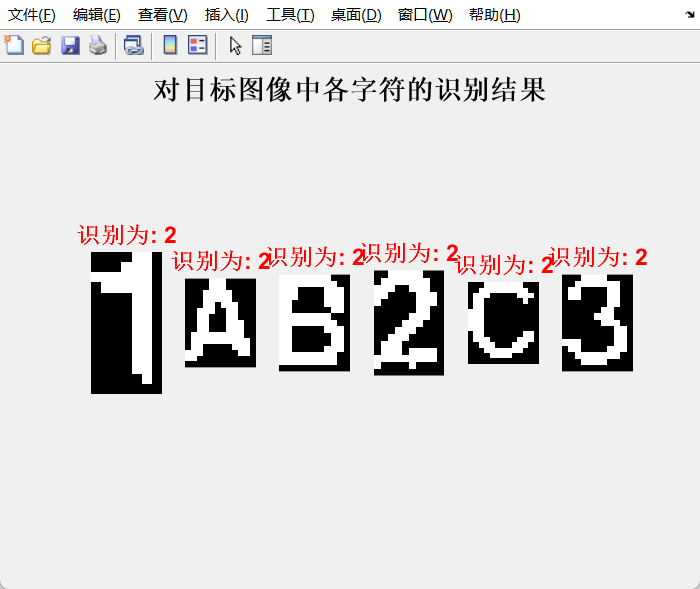
%> input picture projrct/1.1.png, 700 x 589 px
$ octave --eval "result = preprocess_char(rgb2gray(imread('1.1.png')));"   (GNU Octave 9; MATLAB toolbox functions it lacks are replaced by stand-ins)
%> lines starting %> are read from the running program, lines starting %| are printed output that depends on the picture; in (x1, y1, x2, y2) boxes, pixels count from 0 and x2, y2 are one past the last pixel; in counts of white or black regions, pixels touching at a corner belong together; the program's own positions count from 1
% --- preprocess_char.m ---
function standardImage = preprocess_char(inputImage)
% 该函数接收一个任意大小的二值字符图像，
% 将其紧密裁剪后，粘贴到一个标准尺寸的方形画布中央。

    % 1. 紧密裁剪图像 (移除多余的黑边)
    stats = regionprops(inputImage, 'BoundingBox');
%> stats = 255 regions; largest, box (x1, y1, x2, y2): (0, 14, 700, 589), (0, 13, 698, 589), (1, 12, 696, 588), (0, 11, 691, 589), (8, 12, 700, 587)
    if isempty(stats)
        % 如果是空图像，直接返回一个空的标准画布
        standardImage = false(40, 40); % 标准画布尺寸
        return;
    end
    croppedImage = imcrop(inputImage, stats(1).BoundingBox);
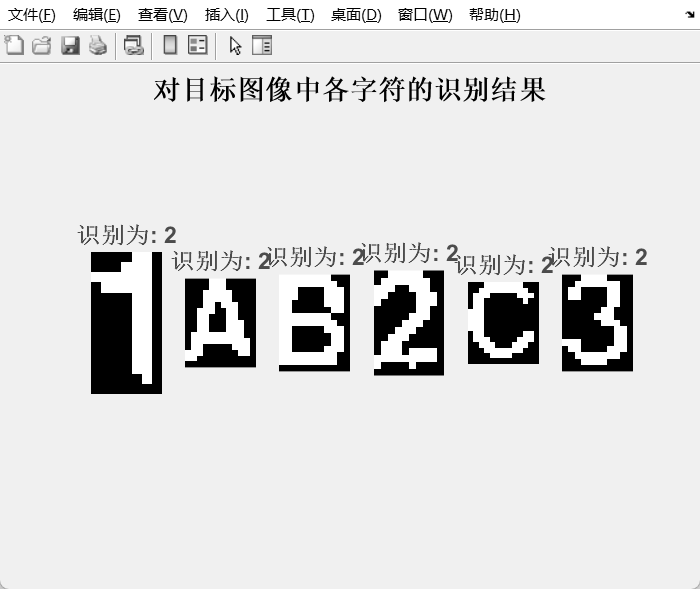
%> croppedImage: size 589x700 uint8; min 0, max 255, mean 221.6

    % 2. 创建一个标准尺寸的方形黑色画布 (例如 40x40)
    canvasSize = 40;
    standardImage = false(canvasSize, canvasSize);

    % 3. 将裁剪后的图像粘贴到画布中央
    [h, w] = size(croppedImage);
%> h = 589; w = 700
    % 计算左上角的粘贴位置
    topLeftRow = round((canvasSize - h) / 2);
%> topLeftRow = -275
    topLeftCol = round((canvasSize - w) / 2);
%> topLeftCol = -330

    % 确保位置不小于1
    topLeftRow = max(topLeftRow, 1);
%> topLeftRow = 1
    topLeftCol = max(topLeftCol, 1);
%> topLeftCol = 1

    % 粘贴
    standardImage(topLeftRow : topLeftRow+h-1, topLeftCol : topLeftCol+w-1) = croppedImage;
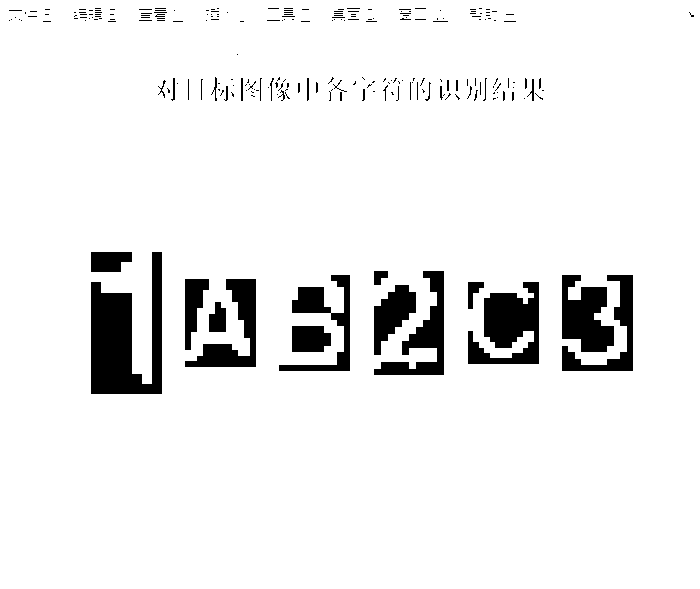
%> standardImage: size 589x700 logical; 93.2% white; 233 black regions (196 under 20 px), largest, box (x1, y1, x2, y2) and area: (91, 252, 162, 394) 5971, (468, 282, 539, 364) 3640, (562, 275, 614, 352) 2678
end

$ run again, on projrct/1.2.png
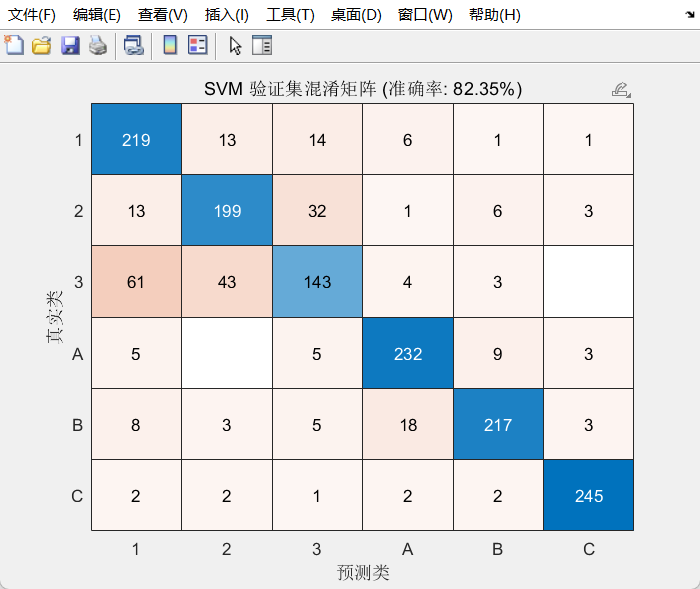
%> input picture projrct/1.2.png, 700 x 589 px
%> stats = 255 regions; largest, box (x1, y1, x2, y2): (0, 8, 700, 589), (0, 8, 700, 589), (2, 8, 698, 588), (0, 14, 700, 589), (0, 12, 700, 586)
%> in preprocess_char, `croppedImage = imcrop(inputImage, stats(1).BoundingBox);`:
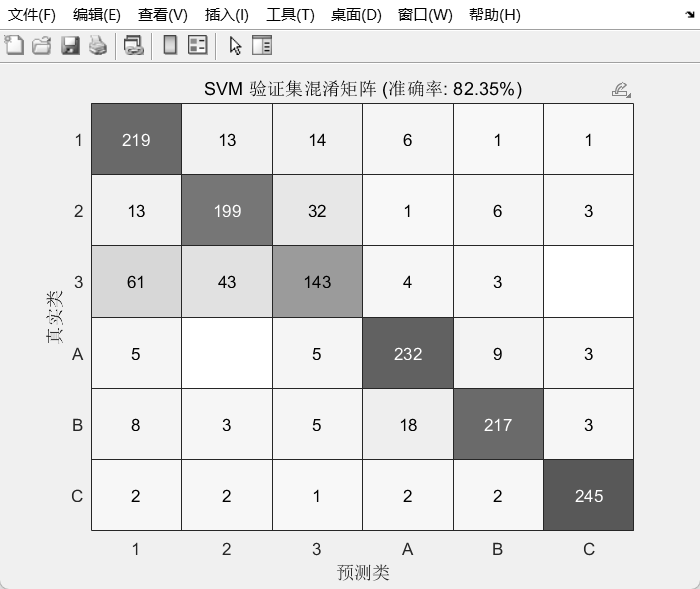
%> croppedImage: size 589x700 uint8; min 0, max 255, mean 224.1
%> in preprocess_char, `standardImage(topLeftRow : topLeftRow+h-1, topLeftCol : topLeftCol+w-1..`:
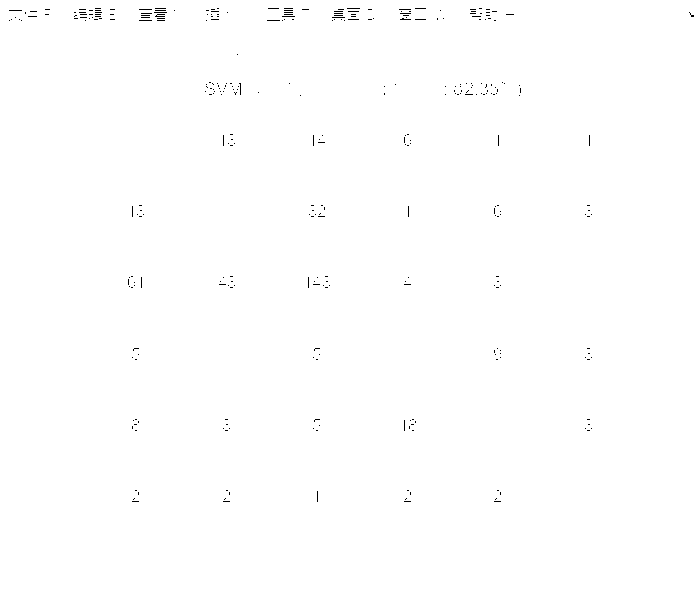
%> standardImage: size 589x700 logical; 99.7% white; black in thin lines or dots, all inside (x1, y1, x2, y2) = (9, 8, 694, 502)

$ run again, on projrct/2.2.png
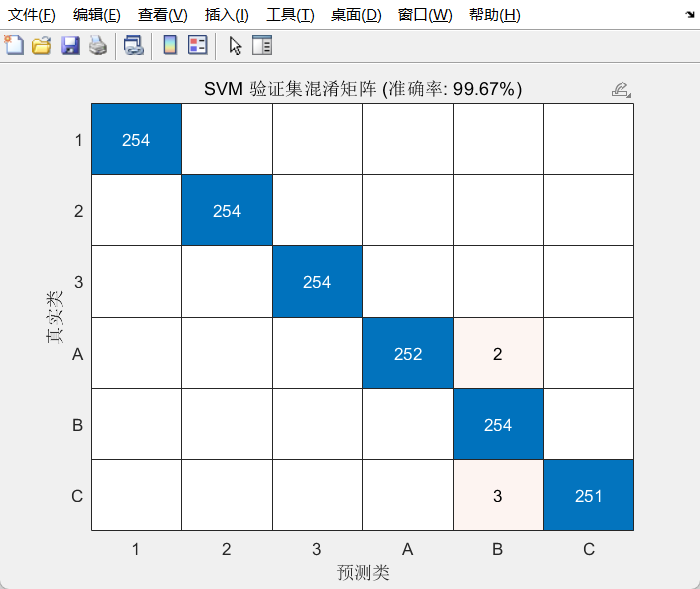
%> input picture projrct/2.2.png, 700 x 589 px
%> stats = 255 regions; largest, box (x1, y1, x2, y2): (0, 12, 700, 587), (0, 14, 700, 589), (0, 8, 700, 581), (4, 12, 696, 588), (8, 13, 698, 589)
%> in preprocess_char, `croppedImage = imcrop(inputImage, stats(1).BoundingBox);`:
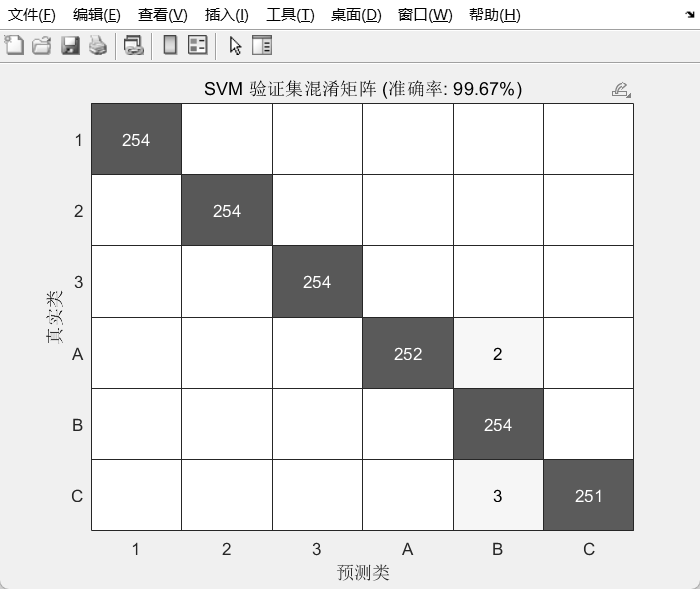
%> croppedImage: size 589x700 uint8; min 0, max 255, mean 227.6
%> in preprocess_char, `standardImage(topLeftRow : topLeftRow+h-1, topLeftCol : topLeftCol+w-1..`:
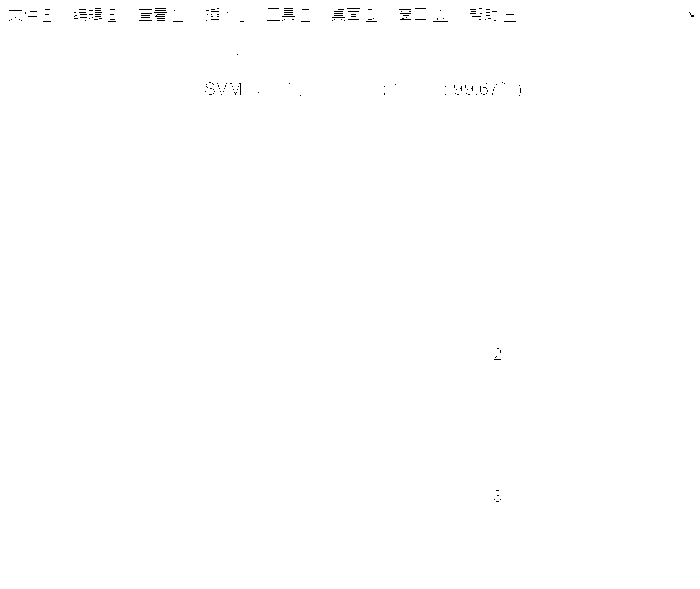
%> standardImage: size 589x700 logical; 99.8% white; black in thin lines or dots, all inside (x1, y1, x2, y2) = (9, 8, 694, 502)
